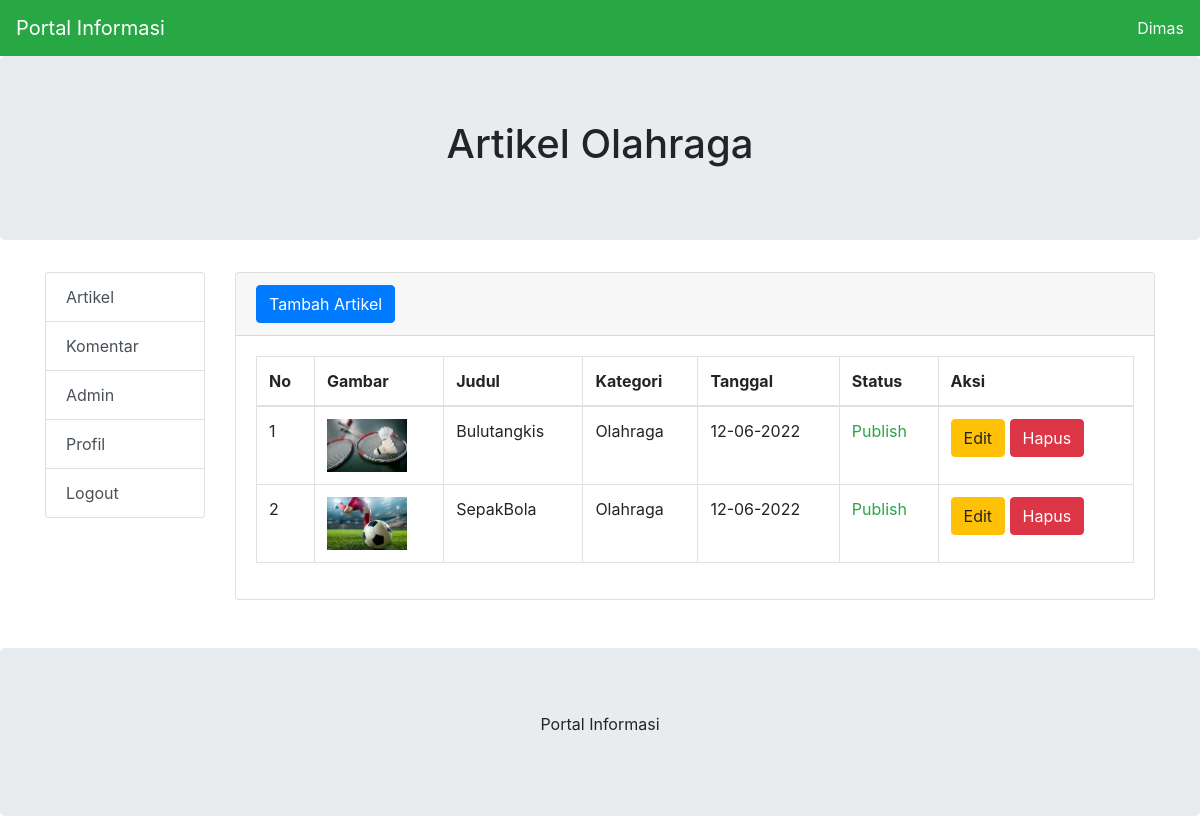
The app's page /admin/index.php?halaman=artikel&kategori=18 (signed in) with its own data.
### tables this page shows
CREATE TABLE `profil` (
  `nama_website` varchar(50) NOT NULL
);

CREATE TABLE `kategori` (
  `id_kategori` int(11) NOT NULL,
  `nama_kategori` varchar(50) NOT NULL,
  `gambar_kategori` varchar(200) NOT NULL DEFAULT 'gambar_default.png'
);

CREATE TABLE `artikel` (
  `id_artikel` int(11) NOT NULL,
  `kode_artikel` char(10) NOT NULL,
  `judul_artikel` varchar(100) NOT NULL,
  `isi_artikel` text NOT NULL,
  `gambar` varchar(100) NOT NULL DEFAULT 'gambar_default.png',
  `tanggal` datetime NOT NULL,
  `status` int(11) NOT NULL,
  `id_kategori` int(11) NOT NULL,
  `id_pengguna` int(11) NOT NULL
);

### admin/artikel/index.php (the view, shortened to what this page needs)
<div class="card mb-4">
    <div class="card-header">
        <button type="button" id="btn-tambah-artikel" class="btn btn-primary"><span class="text"><i class="fas fa-car fa-sm"></i> Tambah Artikel</span></button>
    </div>
    <div class="card-body">
        <table class="table table-bordered" id="dataTable" width="100%" cellspacing="0">
            <thead>
                <tr>
                    <th>No</th>
                    <th>Gambar</th>
                    <th>Judul</th>
                    <th>Kategori</th>
                    <th>Tanggal</th>
                    <th>Status</th>
                    <th>Aksi</th>
                </tr>
            </thead>
            <tbody>
            <?php
                include '../config/koneksi.php';
                $id_kategori=$_GET['kategori'];
                $sql="select * from artikel inner join kategori on kategori.id_kategori=artikel.id_kategori where kategori.id_kategori='$id_kategori' order by id_artikel desc";
                $hasil=mysqli_query($kon,$sql);
                $no=0;
                while ($data = mysqli_fetch_array($hasil)):
                $no++;
            ?>
            <tr>
                <td><?php echo $no; ?></td>
                <td><img  src="artikel/gambar/<?php echo $data['gambar'];?>" alt="Card image cap" width="80px"></td>
                <td><?php echo $data['judul_artikel']; ?></td>
                <td><?php echo  $data['nama_kategori'];  ?></td>
                <td><?php echo date("d-m-Y",strtotime($data['tanggal'])); ?></td>
                <td><?php echo $data['status'] == 1 ? "<span class='text-success'>Publish</span>" : "<span class='text-warning'>Konsep</span>"; ?> </td>
                <td>
                    <button class="btn-edit-artikel btn btn-warning btn-circle" id_artikel="<?php echo $data['id_artikel']; ?>" kode_artikel="<?php echo $data['kode_artikel']; ?>" data-toggle="tooltip" title="Edit artikel" data-placement="top">Edit</button>
                    <button class="btn-hapus-artikel btn btn-danger btn-circle"  id_artikel="<?php echo $data['id_artikel']; ?>"  gambar="<?php echo $data['gambar']; ?>"  data-toggle="tooltip" title="Hapus artikel" data-placement="top">Hapus</button>
                </td>
            </tr>
            <?php endwhile; ?>
            </tbody>
        </table>
    </div>
</div>

### admin/index.php (shortened to what this page needs)
<!DOCTYPE html>
<html lang="en">
<head>
    <link rel="stylesheet" href="../bootstrap/css/bootstrap.min.css">
</head>
<body>
<nav class="navbar navbar-expand-md bg-success navbar-dark">
    <?php
        include '../config/koneksi.php';
        $ambil_kategori = mysqli_query ($kon,"select * from profil limit 1");
        $row = mysqli_fetch_assoc($ambil_kategori);
        $nama_website = $row['nama_website'];
        $copy_right = $row['nama_website'];
    ?>
    <a class="navbar-brand" href="../index.php"><?php echo $nama_website; ?> </a>
    <div class="collapse navbar-collapse" id="collapsibleNavbar">
        <ul class="navbar-nav  ml-auto">
        <li class="text-light"> <?php echo $_SESSION["nama_pengguna"]; ?> </li>
        </ul>
    </div>
</nav>
<div class="jumbotron text-center">
<?php
if(isset($_GET['halaman']) &&  isset($_GET['kategori'])){
    include '../config/koneksi.php';
    $ambil_kategori = mysqli_query ($kon,"select * from kategori where id_kategori='".$_GET['kategori']."' limit 1");
    $row = mysqli_fetch_assoc($ambil_kategori);
    $kategori = $row['nama_kategori'];
    $halaman = $_GET['halaman'];
   echo "<h1>".ucwords($halaman)." ".ucwords($kategori)."</h1>";
}
?>
</div>
<div class="container">
    <div class="row">
        <div class="col-sm-2">
            <div class="list-group">
                <a href="index.php?halaman=kategori" class="list-group-item list-group-item-action">Artikel</a>
                <a href="index.php?halaman=komentar" class="list-group-item list-group-item-action">Komentar</a>
                <a href="index.php?halaman=admin" class="list-group-item list-group-item-action">Admin</a>
                <a href="index.php?halaman=profil" class="list-group-item list-group-item-action">Profil</a>
                <a href="logout.php" class="list-group-item list-group-item-action">Logout</a>
            </div>
        </div>
        <div class="col-sm-10">
        <?php
            if(isset($_GET['halaman'])){
                $halaman = $_GET['halaman'];
                switch ($halaman) {
                    case 'artikel':
                        include "artikel/index.php";
                        break;
                }
            }else {
                include "dashboard.php";
            }
        ?>
        </div>
    </div>
    <br>
</div>
<div class="jumbotron text-center" style="margin-bottom:0">
    <p><?php echo  $copy_right; ?></p>
</div>
</body>
</html>

### records on screen
profil: nama_website "Portal Informasi"
kategori: nama_kategori "Olahraga"
artikel: gambar (picture), judul_artikel "Bulutangkis", id_kategori.nama_kategori "Olahraga", tanggal "12-06-2022", status "Publish"
artikel: gambar (picture), judul_artikel "SepakBola", id_kategori.nama_kategori "Olahraga", tanggal "12-06-2022", status "Publish"

### other values on screen
$_SESSION["nama_pengguna"] "Dimas"
$halaman "Artikel"
